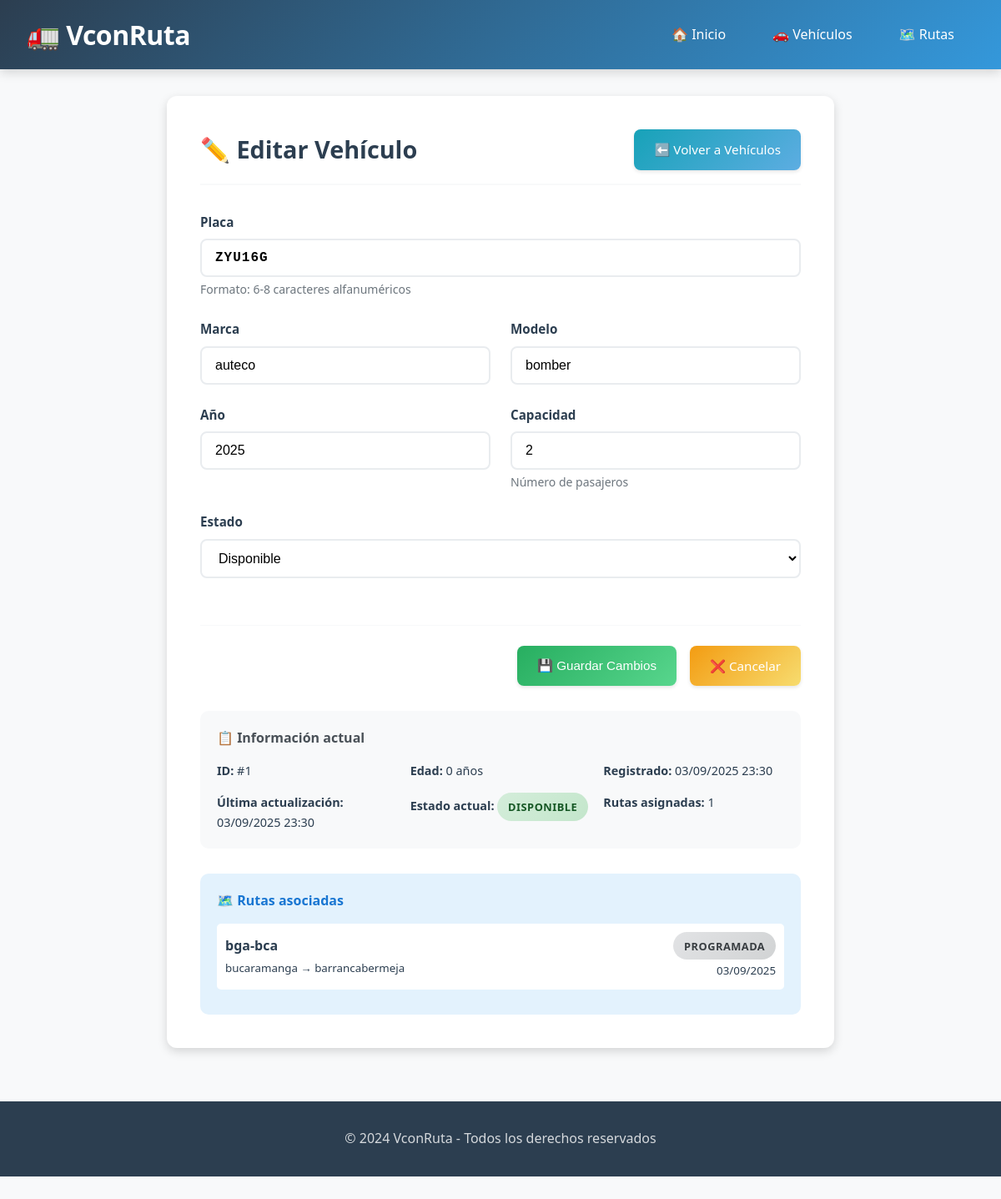
Before: /editar_vehiculo/1 with the older database file.
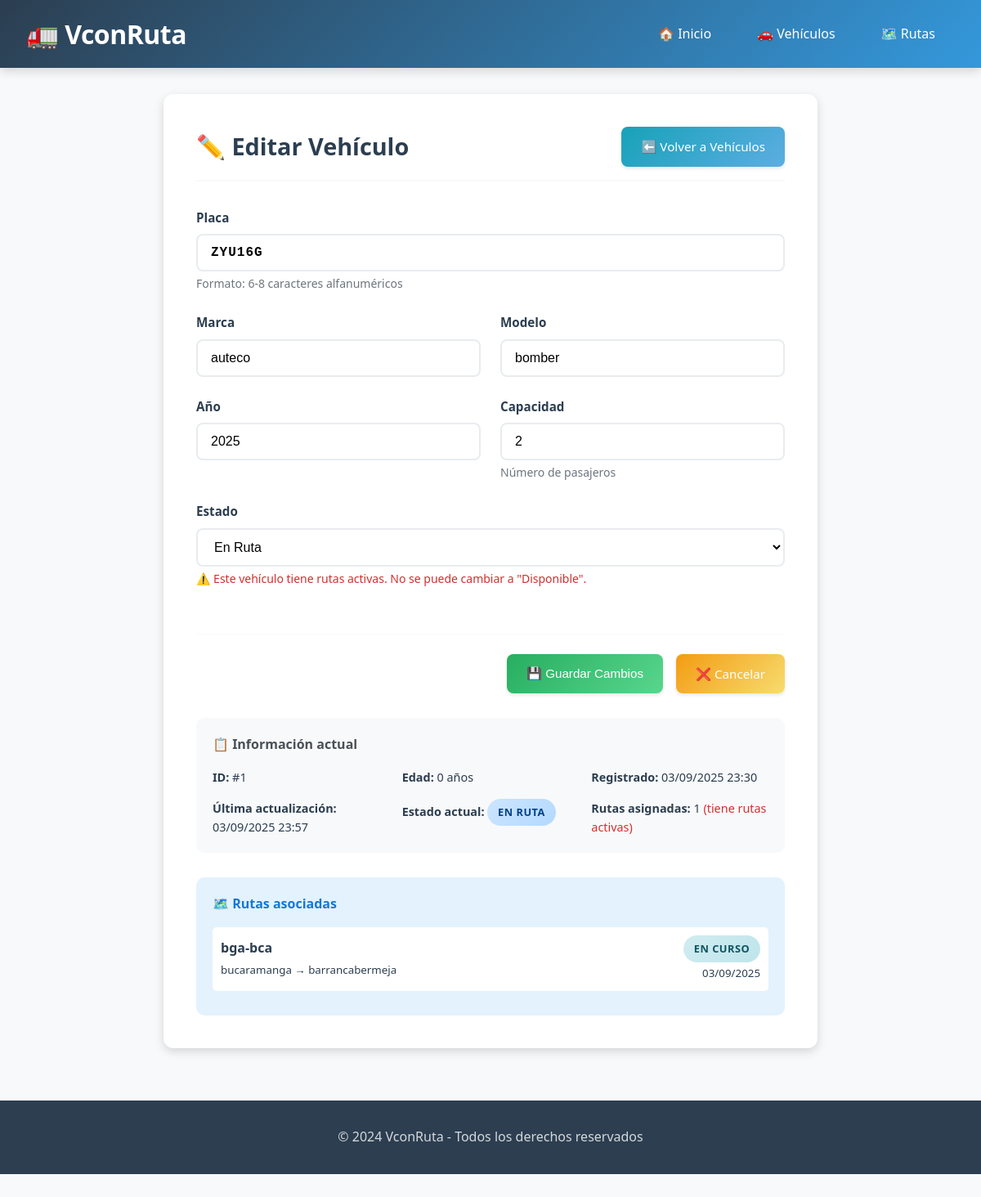
After: the same page with the newer database file.
### models.py (models this page shows, shortened)
class Vehiculo(db.Model):
    __tablename__ = 'vehiculos'
    id = db.Column(db.Integer, primary_key=True)
    placa = db.Column(db.String(20), nullable=False, unique=True, index=True)
    marca = db.Column(db.String(50), nullable=False, index=True)
    modelo = db.Column(db.String(50), nullable=False)
    anio = db.Column(db.Integer, nullable=False)
    capacidad = db.Column(db.Integer, nullable=False)
    estado = db.Column(db.String(20), default='Disponible', index=True)
    fecha_registro = db.Column(db.DateTime, default=datetime.utcnow)
    fecha_actualizacion = db.Column(db.DateTime, default=datetime.utcnow, onupdate=datetime.utcnow)
    rutas = db.relationship('Ruta', backref='vehiculo_asignado', lazy=True, cascade='all, delete-orphan')
    @property
    def tiene_rutas_activas(self):
        return any(ruta.estado == 'En curso' for ruta in self.rutas)
    @property
    def edad(self):
        return datetime.now().year - self.anio

class Ruta(db.Model):
    __tablename__ = 'rutas'
    id = db.Column(db.Integer, primary_key=True)
    nombre = db.Column(db.String(100), nullable=False)
    origen = db.Column(db.String(100), nullable=False, index=True)
    destino = db.Column(db.String(100), nullable=False, index=True)
    distancia = db.Column(db.Float, nullable=False)
    tiempo_estimado = db.Column(db.Integer, nullable=False)  # en minutos
    vehiculo_id = db.Column(db.Integer, db.ForeignKey('vehiculos.id'), nullable=True, index=True)
    estado = db.Column(db.String(20), default='Programada', index=True)
    fecha_creacion = db.Column(db.DateTime, default=datetime.utcnow)
    fecha_actualizacion = db.Column(db.DateTime, default=datetime.utcnow, onupdate=datetime.utcnow)
    fecha_inicio = db.Column(db.DateTime, nullable=True)
    fecha_fin = db.Column(db.DateTime, nullable=True)

### app.py (the view)
@app.route('/editar_vehiculo/<int:id>', methods=['GET', 'POST'])
def editar_vehiculo(id):
    form = VehiculoForm()
    vehiculo = Vehiculo.query.get_or_404(id)
    if form.validate_on_submit():
        try:
            placa_upper = form.placa.data.upper().strip()
            vehiculo_existente = Vehiculo.query.filter_by(placa=placa_upper).first()
            if vehiculo_existente and vehiculo_existente.id != vehiculo.id:
                flash('Ya existe otro vehículo con esa placa', 'error')
                return render_template('editar_vehiculo.html', form=form, vehiculo=vehiculo)
            if form.estado.data != vehiculo.estado:
                if form.estado.data == 'Disponible' and vehiculo.tiene_rutas_activas:
                    flash('No se puede marcar como disponible un vehículo con rutas activas', 'error')
                    return render_template('editar_vehiculo.html', form=form, vehiculo=vehiculo)
            vehiculo.placa = placa_upper
            vehiculo.marca = form.marca.data.strip()
            vehiculo.modelo = form.modelo.data.strip()
            vehiculo.anio = form.anio.data
            vehiculo.capacidad = form.capacidad.data
            vehiculo.estado = form.estado.data
            db.session.commit()
            flash('Vehículo actualizado exitosamente', 'success')
            return redirect(url_for('listar_vehiculos'))
        except IntegrityError as e:
            db.session.rollback()
            logger.error(f"Error de integridad: {e}")
            flash('Error: La placa ya existe', 'error')
        except Exception as e:
            db.session.rollback()
            logger.error(f"Error actualizando vehículo: {e}")
            flash('Error actualizando vehículo', 'error')
    else:
        form.placa.data = vehiculo.placa
        form.marca.data = vehiculo.marca
        form.modelo.data = vehiculo.modelo
        form.anio.data = vehiculo.anio
        form.capacidad.data = vehiculo.capacidad
        form.estado.data = vehiculo.estado
        for field, errors in form.errors.items():
            for error in errors:
                flash(f"Error en {field}: {error}", 'error')
    return render_template('editar_vehiculo.html', form=form, vehiculo=vehiculo)

### app.py
class VehiculoForm(FlaskForm):
    placa = StringField('Placa', validators=[
        DataRequired(),
        Length(min=6, max=8, message="La placa debe tener entre 6 y 8 caracteres"),
        validate_placa_format
    ])
    marca = StringField('Marca', validators=[DataRequired(), Length(max=50)])
    modelo = StringField('Modelo', validators=[DataRequired(), Length(max=50)])
    anio = IntegerField('Año', validators=[
        DataRequired(),
        NumberRange(min=1990, max=2025, message="Año inválido")
    ])
    capacidad = IntegerField('Capacidad', validators=[
        DataRequired(),
        NumberRange(min=1, max=100, message="Capacidad debe ser entre 1 y 100")
    ])
    estado = SelectField('Estado', choices=[
        ('Disponible', 'Disponible'),
        ('En Ruta', 'En Ruta'),
        ('Mantenimiento', 'Mantenimiento')
    ])

### templates/editar_vehiculo.html (shortened to what the changed rows need)
{% extends 'base.html' %}
{% block content %}
<div class="form-container">
    <div class="form-header">
        <h2>✏️ Editar Vehículo</h2>
    </div>
    <form method="POST" class="modern-form">
        <div class="form-group">
            {{ form.placa.label(class="form-label") }}
            {{ form.placa(class="form-control placa-input", placeholder="Ej: ABC123") }}
            <small class="form-help">Formato: 6-8 caracteres alfanuméricos</small>
        </div>
        <div class="form-row">
            <div class="form-group">
                {{ form.marca.label(class="form-label") }}
                {{ form.marca(class="form-control", placeholder="Ej: Toyota") }}
            </div>
            <div class="form-group">
                {{ form.modelo.label(class="form-label") }}
                {{ form.modelo(class="form-control", placeholder="Ej: Corolla") }}
            </div>
        </div>
        <div class="form-row">
            <div class="form-group">
                {{ form.anio.label(class="form-label") }}
                {{ form.anio(class="form-control", min="1990", max="2025") }}
            </div>
            <div class="form-group">
                {{ form.capacidad.label(class="form-label") }}
                {{ form.capacidad(class="form-control", min="1", max="100") }}
                <small class="form-help">Número de pasajeros</small>
            </div>
        </div>
        <div class="form-group">
            {{ form.estado.label(class="form-label") }}
            {{ form.estado(class="form-control") }}
            {% if vehiculo.tiene_rutas_activas %}
                <small class="form-help" style="color: #d32f2f;">
                    ⚠️ Este vehículo tiene rutas activas. No se puede cambiar a "Disponible".
                </small>
            {% endif %}
        </div>
    </form>
    <div style="margin-top: 30px; padding: 20px; background: #f8f9fa; border-radius: 10px;">
        <div style="display: grid; grid-template-columns: repeat(auto-fit, minmax(200px, 1fr)); gap: 15px; font-size: 0.9rem;">
            <div>
                <strong>ID:</strong> #{{ vehiculo.id }}
            </div>
            <div>
                <strong>Edad:</strong> {{ vehiculo.edad }} años
            </div>
            <div>
                <strong>Registrado:</strong> {{ vehiculo.fecha_registro.strftime('%d/%m/%Y %H:%M') }}
            </div>
            <div>
                <strong>Última actualización:</strong> {{ vehiculo.fecha_actualizacion.strftime('%d/%m/%Y %H:%M') }}
            </div>
            <div>
                <strong>Estado actual:</strong>
                <span class="status-badge status-{{ vehiculo.estado.lower().replace(' ', '-') }}">
                    {{ vehiculo.estado }}
                </span>
            </div>
            <div>
                <strong>Rutas asignadas:</strong> {{ vehiculo.rutas|length }}
                {% if vehiculo.tiene_rutas_activas %}
                    <span style="color: #d32f2f;">(tiene rutas activas)</span>
                {% endif %}
            </div>
        </div>
    </div>
    {% if vehiculo.rutas %}
        <div style="margin-top: 30px; padding: 20px; background: #e3f2fd; border-radius: 10px;">
            <div style="max-height: 300px; overflow-y: auto;">
                {% for ruta in vehiculo.rutas %}
                    <div style="padding: 10px; margin-bottom: 10px; background: white; border-radius: 5px; display: flex; justify-content: space-between; align-items: center;">
                        <div>
                            <strong>{{ ruta.nombre }}</strong><br>
                            <small>{{ ruta.origen }} → {{ ruta.destino }}</small>
                        </div>
                        <div style="text-align: right;">
                            <span class="status-badge status-{{ ruta.estado.lower().replace(' ', '-') }}">
                                {{ ruta.estado }}
                            </span><br>
                            <small>{{ ruta.fecha_creacion.strftime('%d/%m/%Y') }}</small>
                        </div>
                    </div>
                {% endfor %}
            </div>
        </div>
    {% endif %}
</div>
{% endblock %}

Changed rows visible on the page:
changed Vehiculo "ZYU16G": estado "Disponible" → "En Ruta"; fecha_actualizacion "03/09/2025 23:30" → "03/09/2025 23:57"; estado "DISPONIBLE" → "EN RUTA"
changed Ruta "bga-bca": estado "PROGRAMADA" → "EN CURSO"
Other visible differences:
text now shown: "⚠️ Este vehículo tiene rutas activas. No se puede cambiar a \"Disponible\". (tiene rutas activas)"
